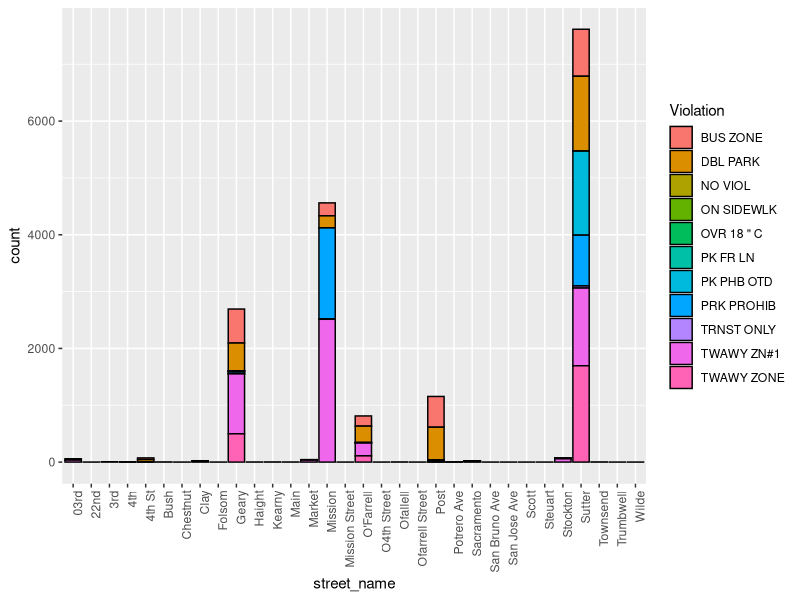
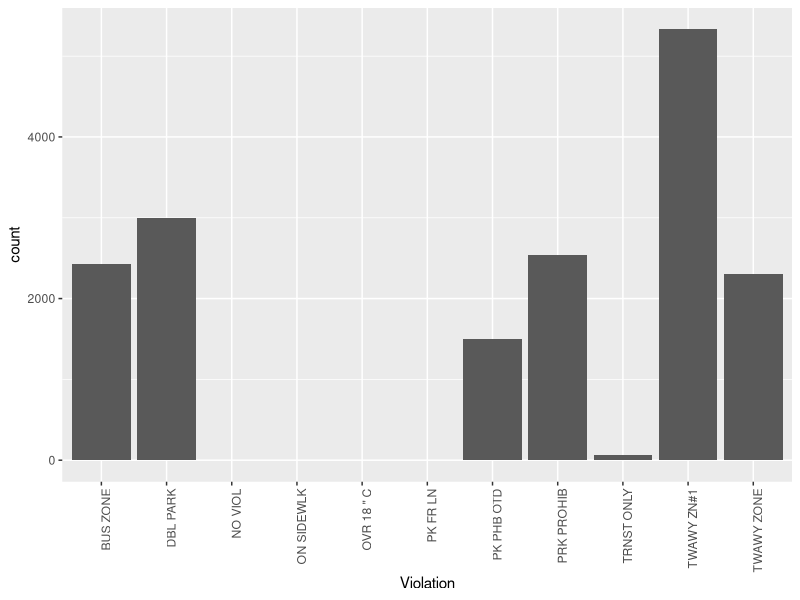
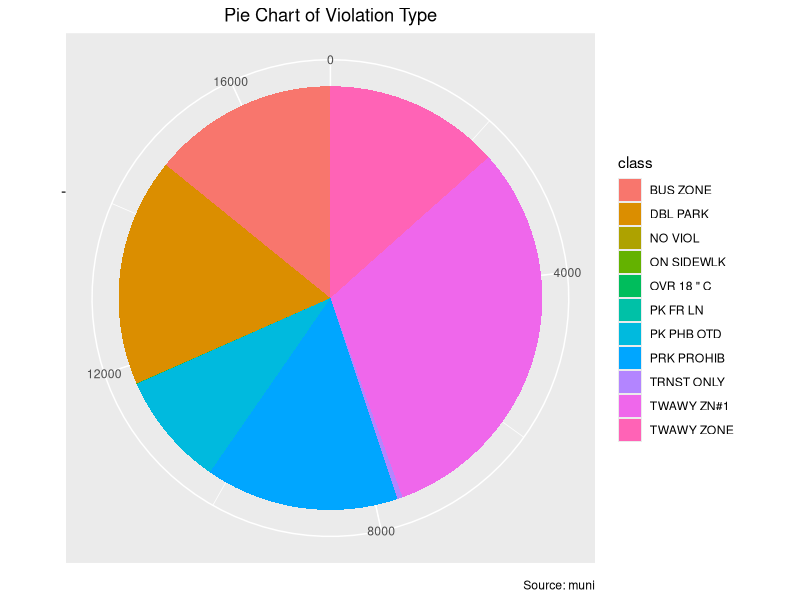
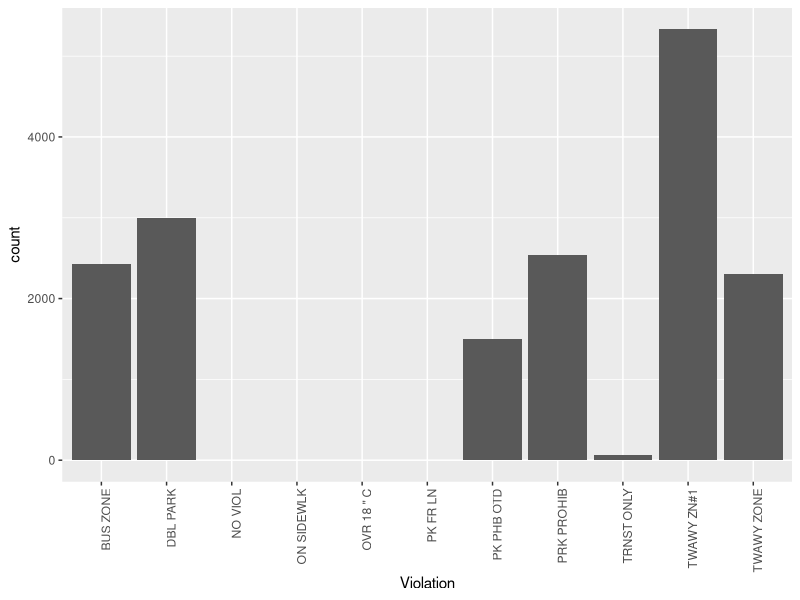
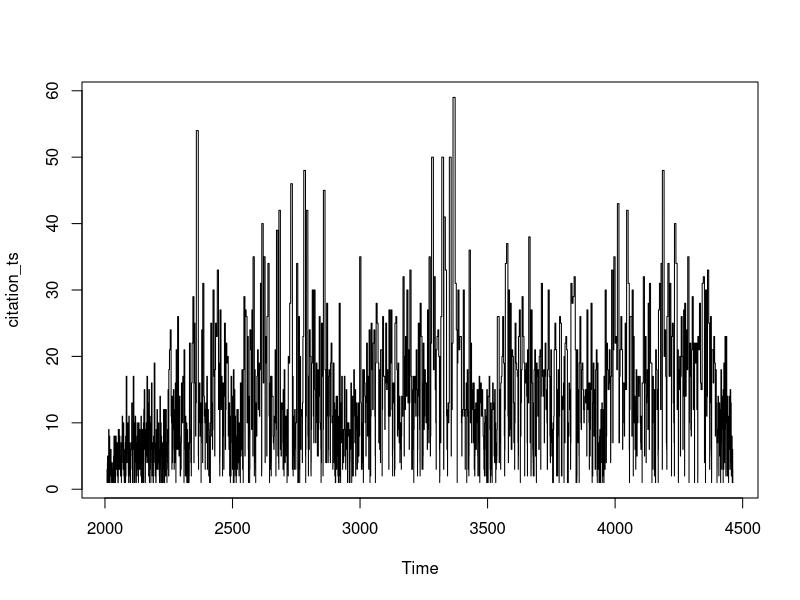

R code for these plots, in order:
## ---- chunk 1
muni <- read.csv('muni_transitLanes.csv', strip.white = TRUE)
muni <- as.data.frame(muni)

# Check variables in muni
# str(muni)
# summary(muni)

## ---- chunk 2
muni$Citaton.Issue.Month <- NULL
muni$Last.Edited.Date <- NULL
muni$Ticket.Number <-  NULL
## ---- chunk 3
# Check for NA values for each column
apply(muni, 2, function(x) any(is.na(x)))

## ---- chunk 4
# Convert citation dates and times to a Datetime object

muni$citation_date <- strptime(muni$Citation.Issue.Date, format ='%m/%d/%Y')


muni$citation_dateTime <- strptime(paste(muni$Citation.Issue.Date, 
                                            muni$Citation.Issue.Time), 
                                      format ='%m/%d/%Y %H:%M')

# Drop original citation issue date and time

muni$Citation.Issue.Date <- NULL
muni$Citation.Issue.Time <- NULL

## ---- chunk 5
library(stringr)

muni$Location <- as.character(muni$Location)

### Testing code

# Split location into street number and street name
# Logic: If a word boundary is proceeded by a digit, split the word

splitAddress <- strsplit(muni$Location, "(?<=\\d)\\b", perl=T)

# Create new matrix with street name column and street name column
y <- do.call(rbind, splitAddress)
y <- as.data.frame(y)


# Change column names
colnames(y) <- c('Street.Number', 'Street.Name')

# Make new column in muni df
muni$street_name <- y$Street.Name

# Check df
str(muni)

# Check unique street names
unique(muni$street_name)

## ---- chunk 6
# To extend functionality, can make it so that any street type will be converted to 
# empty string

# Vector of street types for use with str_replace_all function
street_types <- c("ST$" = "", "BLVD$" = "", "TUNL$" = "", "Street" = "", "Ave" = "")

# implement function with magarittr
library(magrittr)

locationName_clean <- function(location){
  location %>% 
  as.character() %>% 
  str_replace_all("[:punct:]", "") %>% 
  str_replace_all(street_types) %>% 
  str_to_title() %>% 
  trimws(which="both")
}

muni$street_name <- locationName_clean(muni$street_name)

# Check
unique(muni$street_name)


## ---- chunk 7

# Clean up spelling and duplicates of street names
# Find more efficient way of doing this
# Only keep indicator of the street for the 'numerical streets' because San Francisco
# has both 2nd St and 2nd Ave
# Remove for the rest to keep it more clean
# We will determine the exact geographical location with longitude and latitude
# coordinates
muni$street_name[muni$street_name %in% c("Ofarrell", "ofallell")] <- "O'Farrell"
muni$street_name[muni$street_name %in% c("4Th", "04Th", "04th")] <- "4th St"
muni$street_name[muni$street_name %in% c("3Rd", "03Rd")] <- "3rd St"
muni$street_name[muni$street_name %in% c("22Nd")] <- "22nd St"
muni$street_name[muni$street_name %in% c("Po")] <- "Post"


# Check
unique(muni$street_name)
## ---- chunk 8
library(ggplot2)

# Group together factor level with low counts

# Visualize number of violations by street name with barplot
streetBarPlot <- ggplot(data=muni, aes(x=street_name)) + 
  geom_bar(aes(fill=Violation), color='black') +
  theme(axis.text.x = element_text(angle = 90, hjust = 1))

streetBarPlot

# Visualize number of violations by street name with barplot
violations <- ggplot(data=muni, aes(x=Violation)) + 
  geom_bar() +
  theme(axis.text.x = element_text(angle = 90, hjust = 1))

violations

# Visualize number of violations with pie chart
pie <- ggplot(muni, aes(x = "", fill = factor(Violation))) + 
  geom_bar(width = 1) +
  theme(axis.line = element_blank(), 
        plot.title = element_text(hjust=0.5)) + 
  labs(fill="class", 
       x=NULL, 
       y=NULL, 
       title="Pie Chart of Violation Type", 
       caption="Source: muni")
  
pie + coord_polar(theta = "y", start=0)


violations

## ---- chunk 9
library(dplyr)

# Create new column which stores how many citations were issued that day and build 
# time series object from that column

# Convert citation date to date object to work in dplyr
muni$citation_date <- as.Date(muni$citation_date, format ='%m/%d/%Y')
muni$citation_dateTime <- as.Date(muni$citation_dateTime, format ='%m/%d/%Y  %H:%M') 


# Group and count observations by date 
muni <- 
  muni %>%
  arrange(citation_date) %>%
  group_by(citation_date) %>%
  mutate(citation_count = n())

# Try n = n()
# Count missing values: (sum(is.na(x))) or set na.rm=TRUE

# Pull out citation_count vector
citation_count <- 
  muni %>%
  pull(citation_count)

# Time series
# More research on dealing with regular data (almost daily) and spanning across
# many years
citation_ts <- ts(citation_count, frequency = 7, start= c(2008,2))

plot.ts(citation_ts)
